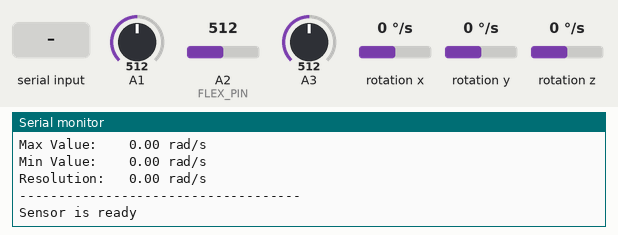
This sketch was run on a simulated Arduino Uno, built for the host (arithmetic inside an expression is 32-bit, double 64-bit). Shown: the last lines printed to the serial monitor. Inputs (shaded band) come from the test bench; at power-on: A1 = 512, A2 (FLEX_PIN) = 512, A3 = 512, rotation x 0 °/s, rotation y 0 °/s, rotation z 0 °/s.

Above: at 2.3 s.
2.4 s: "1" received over the second serial link
At 3.8 s:
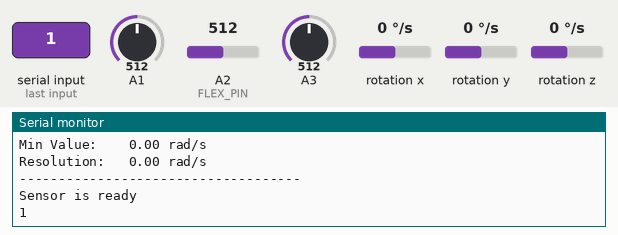
3.9 s: "0" received over the second serial link
At 5.5 s:
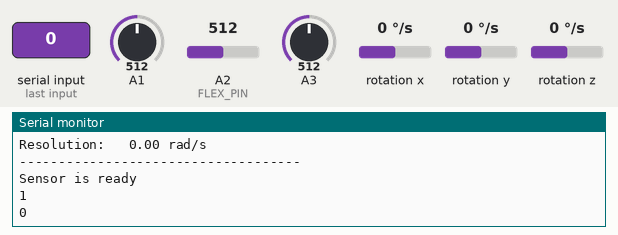

Measured:
- after the input at 2.4 s, the serial monitor: prints a new line after 1.0 s (image 1)
- after the input at 3.9 s, the serial monitor: prints a new line after 1.0 s (image 2)

The sketch:

Arduino.ino
```cpp
#include <Wire.h>
#include <SoftwareSerial.h>
#include <SPI.h>
#include <Wire.h>
#include <Adafruit_Sensor.h>
#include <Adafruit_LSM9DS0.h>


SoftwareSerial BTSerial(10, 11); // RX | TX for AT mode

Adafruit_LSM9DS0 lsm = Adafruit_LSM9DS0(1000);  // Use I2C, ID #1000
/*
To change hardware operation of LSM9DS0, go to Adafruit_LSM9DS0.cpp
1. restrict reading of accelerometer/gyrometer/magnometer/temperature: goto line 220, comment out readAccel() or readGyro() etc..
2. To set min/max reading of gyro: goto line 708, hard-code min/max into function
*/

#define LSM9DS0_XM_CS 10
#define LSM9DS0_GYRO_CS 9
#define LSM9DS0_SCLK 13
#define LSM9DS0_MISO 12
#define LSM9DS0_MOSI 11


// Measure the voltage at 5V and the actual resistance of your
// 47k resistor, and enter them below:
const int FLEX_PIN = A2; // Pin connected to voltage divider output
const float VCC = 4.98; // Measured voltage of Ardunio 5V line
const float R_DIV = 47000.0; // Measured resistance of 3.3k resistor

// Upload the code, then try to adjust these values to more
// accurately calculate bend degree.
const float STRAIGHT_RESISTANCE = 37000.0; // resistance when straight
const float BEND_RESISTANCE = 90000.0; // resistance at 90 deg


void displaySensorDetails(void)
{
  sensor_t accel, mag, gyro, temp;
  lsm.getSensor(&accel, &mag, &gyro, &temp);

  Serial.println(F("------------------------------------"));
  Serial.print  (F("Sensor:       ")); Serial.println(accel.name);
  Serial.print  (F("Driver Ver:   ")); Serial.println(accel.version);
  Serial.print  (F("Unique ID:    ")); Serial.println(accel.sensor_id);
  Serial.print  (F("Max Value:    ")); Serial.print(accel.max_value); Serial.println(F(" m/s^2"));
  Serial.print  (F("Min Value:    ")); Serial.print(accel.min_value); Serial.println(F(" m/s^2"));
  Serial.print  (F("Resolution:   ")); Serial.print(accel.resolution); Serial.println(F(" m/s^2"));
  Serial.println(F("------------------------------------"));
  Serial.println(F(""));

  Serial.println(F("------------------------------------"));
  Serial.print  (F("Sensor:       ")); Serial.println(mag.name);
  Serial.print  (F("Driver Ver:   ")); Serial.println(mag.version);
  Serial.print  (F("Unique ID:    ")); Serial.println(mag.sensor_id);
  Serial.print  (F("Max Value:    ")); Serial.print(mag.max_value); Serial.println(F(" uT"));
  Serial.print  (F("Min Value:    ")); Serial.print(mag.min_value); Serial.println(F(" uT"));
  Serial.print  (F("Resolution:   ")); Serial.print(mag.resolution); Serial.println(F(" uT"));
  Serial.println(F("------------------------------------"));
  Serial.println(F(""));

  Serial.println(F("------------------------------------"));
  Serial.print  (F("Sensor:       ")); Serial.println(gyro.name);
  Serial.print  (F("Driver Ver:   ")); Serial.println(gyro.version);
  Serial.print  (F("Unique ID:    ")); Serial.println(gyro.sensor_id);
  Serial.print  (F("Max Value:    ")); Serial.print(gyro.max_value); Serial.println(F(" rad/s"));
  Serial.print  (F("Min Value:    ")); Serial.print(gyro.min_value); Serial.println(F(" rad/s"));
  Serial.print  (F("Resolution:   ")); Serial.print(gyro.resolution); Serial.println(F(" rad/s"));
  Serial.println(F("------------------------------------"));
  Serial.println(F(""));

  delay(500);
}

// Configures the gain and integration time for the TSL2561
void configureSensor(void)
{
  // 1.) Set the accelerometer range
  lsm.setupAccel(lsm.LSM9DS0_ACCELRANGE_2G); // lsm.LSM9DS0_ACCELRANGE_2G, 4G, 6G, 8G, 16G

  // 2.) Set the magnetometer sensitivity
  lsm.setupMag(lsm.LSM9DS0_MAGGAIN_2GAUSS); // lsm.LSM9DS0_MAGGAIN_2GAUSS, 4GAUSS. 8GAUSS, 12GAUSS

  // 3.) Setup the gyroscope
  lsm.setupGyro(lsm.LSM9DS0_GYROSCALE_245DPS); // lsm.LSM9DS0_GYROSCALE_245DPS, 500DPS, 2000DPS
}


void setup()
{
 Serial.begin(9600);  //baud rate of Arduino can go up to 115200, 9600 by default. Does not affect sample rate of analogRead
 //Serial.println("Enter commands:");
 BTSerial.begin(38400); // initialise HC-05, has a max baudrate of 38400
 pinMode(FLEX_PIN, INPUT); //FLEX_PIN = A2

// initialising LSM9DS0
  Serial.println(F("LSM9DS0 9DOF Sensor Test")); Serial.println("");

  /* Initialise the sensor */
  if(!lsm.begin())
  {
    /* There was a problem detecting the LSM9DS0 ... check your connections */
    Serial.print(F("Ooops, no LSM9DS0 detected ... Check your wiring or I2C ADDR!"));
    while(1);
  }

  Serial.println(F("Found LSM9DS0 9DOF"));

  /* Setup the sensor gain and integration time */
  configureSensor();

  /* Display some basic information on this sensor */
  displaySensorDetails();

  /* We're ready to go! */
  Serial.println("Sensor is ready");
}


void loop()
{


    // read LSM9DS0
   sensors_event_t accel, mag, gyro, temp;
   lsm.getEvent(NULL, NULL, &gyro, NULL);

  //long t0, t;
  //t0 = micros();


  if(BTSerial.available()){
    Serial.println(BTSerial.readString());
  }
  //if(Serial.available()){
    //
    long  value = accel.acceleration.x * 7.0 + 127.5; // as accel is [-20, 20]?, we shift/normalise this value to be [0, 255]
    long  valueX = gyro.gyro.x * 7.0 + 127.5;         // as gyro is [-20, 20]?, we shift/normalise this value to be [0, 255]
    long  valueY = gyro.gyro.y * 7.0 + 127.5;
    long  valueZ = gyro.gyro.z * 7.0 + 127.5;
    int fsr_value = analogRead(A3)/4; // 讀取FSR [0,1023]
    int fsr_value2 = analogRead(A1)/4;
    int bend = 0;
    int flexADC = analogRead(FLEX_PIN); // reads a value in [0, 1023]
    float flexV = flexADC * VCC / 1023.0; // conversion to Voltage
    float flexR = R_DIV * (VCC / flexV - 1.0); // conversion to resistance of flex resistor
    //Serial.println("Resistance: " + String(flexR) + " ohms");

    // Use the calculated resistance to estimate the sensor's
    // bend angle:
    //float angle = map(flexR, STRAIGHT_RESISTANCE, BEND_RESISTANCE, 0, 90.0); // conversion to flex angle
    //Serial.println("Bend: " + String(angle) + " degrees");
    //Serial.println();

    /*
    Serial.println(fsr_value);
    Serial.println(fsr_value2);
    Serial.println(valueZ);
    Serial.println(valueY);
    Serial.println("------------------------------------------------");*/
    /*
    Serial.println(value);
    Serial.println(valueX);
    Serial.println(valueY);
    Serial.println(valueZ);
    Serial.println();
    */

    BTSerial.write(valueZ);
    BTSerial.write(valueY);
    BTSerial.write(valueX);
    BTSerial.write(fsr_value);
    BTSerial.write(fsr_value2);
    BTSerial.write(flexV*50);

    /*if (flexR<30000){
      bend = 1;
      BTSerial.write(bend);
    }
    else{
      bend = 0;
      BTSerial.write(bend);
    }
    */
    BTSerial.println();
  //}


  //t = micros();
  //Serial.print("1000 Samples+send took (us): "); Serial.println(t-t0);

}
```
